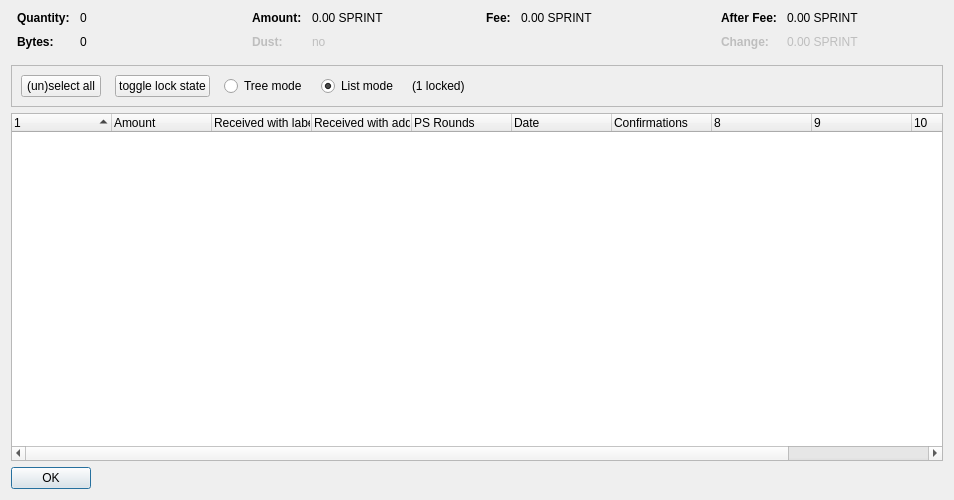
<?xml version="1.0" encoding="UTF-8"?>
<ui version="4.0">
 <class>CoinControlDialog</class>
 <widget class="QDialog" name="CoinControlDialog">
  <property name="geometry">
   <rect>
    <x>0</x>
    <y>0</y>
    <width>954</width>
    <height>500</height>
   </rect>
  </property>
  <property name="windowTitle">
   <string>Coin Selection</string>
  </property>
  <layout class="QVBoxLayout" name="verticalLayout">
   <item>
    <layout class="QHBoxLayout" name="horizontalLayoutTop" stretch="0,0,0,0">
     <property name="topMargin">
      <number>0</number>
     </property>
     <property name="bottomMargin">
      <number>10</number>
     </property>
     <item>
      <layout class="QFormLayout" name="formLayoutCoinControl1">
       <property name="horizontalSpacing">
        <number>10</number>
       </property>
       <property name="verticalSpacing">
        <number>10</number>
       </property>
       <property name="leftMargin">
        <number>6</number>
       </property>
       <property name="rightMargin">
        <number>6</number>
       </property>
       <item row="0" column="0">
        <widget class="QLabel" name="labelCoinControlQuantityText">
         <property name="font">
          <font>
           <weight>75</weight>
           <bold>true</bold>
          </font>
         </property>
         <property name="text">
          <string>Quantity:</string>
         </property>
        </widget>
       </item>
       <item row="0" column="1">
        <widget class="QLabel" name="labelCoinControlQuantity">
         <property name="cursor">
          <cursorShape>IBeamCursor</cursorShape>
         </property>
         <property name="contextMenuPolicy">
          <enum>Qt::ActionsContextMenu</enum>
         </property>
         <property name="text">
          <string notr="true">0</string>
         </property>
         <property name="textInteractionFlags">
          <set>Qt::LinksAccessibleByMouse|Qt::TextSelectableByKeyboard|Qt::TextSelectableByMouse</set>
         </property>
        </widget>
       </item>
       <item row="1" column="0">
        <widget class="QLabel" name="labelCoinControlBytesText">
         <property name="font">
          <font>
           <weight>75</weight>
           <bold>true</bold>
          </font>
         </property>
         <property name="text">
          <string>Bytes:</string>
         </property>
        </widget>
       </item>
       <item row="1" column="1">
        <widget class="QLabel" name="labelCoinControlBytes">
         <property name="cursor">
          <cursorShape>IBeamCursor</cursorShape>
         </property>
         <property name="contextMenuPolicy">
          <enum>Qt::ActionsContextMenu</enum>
         </property>
         <property name="text">
          <string notr="true">0</string>
         </property>
         <property name="textInteractionFlags">
          <set>Qt::LinksAccessibleByMouse|Qt::TextSelectableByKeyboard|Qt::TextSelectableByMouse</set>
         </property>
        </widget>
       </item>
      </layout>
     </item>
     <item>
      <layout class="QFormLayout" name="formLayoutCoinControl2">
       <property name="horizontalSpacing">
        <number>10</number>
       </property>
       <property name="verticalSpacing">
        <number>10</number>
       </property>
       <property name="leftMargin">
        <number>6</number>
       </property>
       <property name="rightMargin">
        <number>6</number>
       </property>
       <item row="0" column="0">
        <widget class="QLabel" name="labelCoinControlAmountText">
         <property name="font">
          <font>
           <weight>75</weight>
           <bold>true</bold>
          </font>
         </property>
         <property name="text">
          <string>Amount:</string>
         </property>
        </widget>
       </item>
       <item row="0" column="1">
        <widget class="QLabel" name="labelCoinControlAmount">
         <property name="cursor">
          <cursorShape>IBeamCursor</cursorShape>
         </property>
         <property name="contextMenuPolicy">
          <enum>Qt::ActionsContextMenu</enum>
         </property>
         <property name="text">
          <string notr="true">0.00 SPRINT</string>
         </property>
         <property name="textInteractionFlags">
          <set>Qt::LinksAccessibleByMouse|Qt::TextSelectableByKeyboard|Qt::TextSelectableByMouse</set>
         </property>
        </widget>
       </item>
       <item row="1" column="0">
        <widget class="QLabel" name="labelCoinControlLowOutputText">
         <property name="enabled">
          <bool>false</bool>
         </property>
         <property name="font">
          <font>
           <weight>75</weight>
           <bold>true</bold>
          </font>
         </property>
         <property name="text">
          <string>Dust:</string>
         </property>
        </widget>
       </item>
       <item row="1" column="1">
        <widget class="QLabel" name="labelCoinControlLowOutput">
         <property name="enabled">
          <bool>false</bool>
         </property>
         <property name="cursor">
          <cursorShape>IBeamCursor</cursorShape>
         </property>
         <property name="contextMenuPolicy">
          <enum>Qt::ActionsContextMenu</enum>
         </property>
         <property name="text">
          <string notr="true">no</string>
         </property>
         <property name="textInteractionFlags">
          <set>Qt::LinksAccessibleByMouse|Qt::TextSelectableByKeyboard|Qt::TextSelectableByMouse</set>
         </property>
        </widget>
       </item>
      </layout>
     </item>
     <item>
      <layout class="QFormLayout" name="formLayoutCoinControl3">
       <property name="horizontalSpacing">
        <number>10</number>
       </property>
       <property name="verticalSpacing">
        <number>10</number>
       </property>
       <property name="leftMargin">
        <number>6</number>
       </property>
       <property name="rightMargin">
        <number>6</number>
       </property>
       <item row="0" column="0">
        <widget class="QLabel" name="labelCoinControlFeeText">
         <property name="font">
          <font>
           <weight>75</weight>
           <bold>true</bold>
          </font>
         </property>
         <property name="text">
          <string>Fee:</string>
         </property>
        </widget>
       </item>
       <item row="0" column="1">
        <widget class="QLabel" name="labelCoinControlFee">
         <property name="cursor">
          <cursorShape>IBeamCursor</cursorShape>
         </property>
         <property name="contextMenuPolicy">
          <enum>Qt::ActionsContextMenu</enum>
         </property>
         <property name="text">
          <string notr="true">0.00 SPRINT</string>
         </property>
         <property name="textInteractionFlags">
          <set>Qt::LinksAccessibleByMouse|Qt::TextSelectableByKeyboard|Qt::TextSelectableByMouse</set>
         </property>
        </widget>
       </item>
      </layout>
     </item>
     <item>
      <layout class="QFormLayout" name="formLayoutCoinControl4">
       <property name="horizontalSpacing">
        <number>10</number>
       </property>
       <property name="verticalSpacing">
        <number>10</number>
       </property>
       <property name="leftMargin">
        <number>6</number>
       </property>
       <property name="rightMargin">
        <number>6</number>
       </property>
       <item row="0" column="0">
        <widget class="QLabel" name="labelCoinControlAfterFeeText">
         <property name="font">
          <font>
           <weight>75</weight>
           <bold>true</bold>
          </font>
         </property>
         <property name="text">
          <string>After Fee:</string>
         </property>
        </widget>
       </item>
       <item row="0" column="1">
        <widget class="QLabel" name="labelCoinControlAfterFee">
         <property name="cursor">
          <cursorShape>IBeamCursor</cursorShape>
         </property>
         <property name="contextMenuPolicy">
          <enum>Qt::ActionsContextMenu</enum>
         </property>
         <property name="text">
          <string notr="true">0.00 SPRINT</string>
         </property>
         <property name="textInteractionFlags">
          <set>Qt::LinksAccessibleByMouse|Qt::TextSelectableByKeyboard|Qt::TextSelectableByMouse</set>
         </property>
        </widget>
       </item>
       <item row="1" column="0">
        <widget class="QLabel" name="labelCoinControlChangeText">
         <property name="enabled">
          <bool>false</bool>
         </property>
         <property name="font">
          <font>
           <weight>75</weight>
           <bold>true</bold>
          </font>
         </property>
         <property name="text">
          <string>Change:</string>
         </property>
        </widget>
       </item>
       <item row="1" column="1">
        <widget class="QLabel" name="labelCoinControlChange">
         <property name="enabled">
          <bool>false</bool>
         </property>
         <property name="cursor">
          <cursorShape>IBeamCursor</cursorShape>
         </property>
         <property name="contextMenuPolicy">
          <enum>Qt::ActionsContextMenu</enum>
         </property>
         <property name="text">
          <string notr="true">0.00 SPRINT</string>
         </property>
         <property name="textInteractionFlags">
          <set>Qt::LinksAccessibleByMouse|Qt::TextSelectableByKeyboard|Qt::TextSelectableByMouse</set>
         </property>
        </widget>
       </item>
      </layout>
     </item>
    </layout>
   </item>
   <item>
    <widget class="QFrame" name="frame">
     <property name="minimumSize">
      <size>
       <width>0</width>
       <height>40</height>
      </size>
     </property>
     <property name="frameShape">
      <enum>QFrame::StyledPanel</enum>
     </property>
     <property name="frameShadow">
      <enum>QFrame::Sunken</enum>
     </property>
     <layout class="QHBoxLayout" name="horizontalLayout">
      <item>
       <layout class="QHBoxLayout" name="horizontalLayoutPanel" stretch="0,0,0,0,0,0">
        <property name="spacing">
         <number>14</number>
        </property>
        <item>
         <widget class="QPushButton" name="pushButtonSelectAll">
          <property name="sizePolicy">
           <sizepolicy hsizetype="Maximum" vsizetype="Fixed">
            <horstretch>0</horstretch>
            <verstretch>0</verstretch>
           </sizepolicy>
          </property>
          <property name="text">
           <string>(un)select all</string>
          </property>
          <property name="autoDefault">
           <bool>false</bool>
          </property>
         </widget>
        </item>
        <item>
         <widget class="QPushButton" name="pushButtonToggleLock">
          <property name="sizePolicy">
           <sizepolicy hsizetype="Maximum" vsizetype="Fixed">
            <horstretch>0</horstretch>
            <verstretch>0</verstretch>
           </sizepolicy>
          </property>
          <property name="text">
           <string>toggle lock state</string>
          </property>
          <property name="autoDefault">
           <bool>false</bool>
          </property>
         </widget>
        </item>
        <item>
         <widget class="QRadioButton" name="radioTreeMode">
          <property name="sizePolicy">
           <sizepolicy hsizetype="Maximum" vsizetype="Fixed">
            <horstretch>0</horstretch>
            <verstretch>0</verstretch>
           </sizepolicy>
          </property>
          <property name="text">
           <string>Tree mode</string>
          </property>
         </widget>
        </item>
        <item>
         <widget class="QRadioButton" name="radioListMode">
          <property name="sizePolicy">
           <sizepolicy hsizetype="Maximum" vsizetype="Fixed">
            <horstretch>0</horstretch>
            <verstretch>0</verstretch>
           </sizepolicy>
          </property>
          <property name="text">
           <string>List mode</string>
          </property>
          <property name="checked">
           <bool>true</bool>
          </property>
         </widget>
        </item>
        <item>
         <widget class="QLabel" name="labelLocked">
          <property name="text">
           <string>(1 locked)</string>
          </property>
         </widget>
        </item>
        <item>
         <spacer name="horizontalSpacer">
          <property name="orientation">
           <enum>Qt::Horizontal</enum>
          </property>
          <property name="sizeHint" stdset="0">
           <size>
            <width>40</width>
            <height>20</height>
           </size>
          </property>
         </spacer>
        </item>
       </layout>
      </item>
     </layout>
    </widget>
   </item>
   <item>
    <widget class="CoinControlTreeWidget" name="treeWidget">
     <property name="contextMenuPolicy">
      <enum>Qt::CustomContextMenu</enum>
     </property>
     <property name="sortingEnabled">
      <bool>false</bool>
     </property>
     <property name="columnCount">
      <number>11</number>
     </property>
     <attribute name="headerShowSortIndicator" stdset="0">
      <bool>true</bool>
     </attribute>
     <attribute name="headerStretchLastSection">
      <bool>false</bool>
     </attribute>
     <column>
      <property name="text">
       <string/>
      </property>
     </column>
     <column>
      <property name="text">
       <string>Amount</string>
      </property>
     </column>
     <column>
      <property name="text">
       <string>Received with label</string>
      </property>
     </column>
     <column>
      <property name="text">
       <string>Received with address</string>
      </property>
     </column>
     <column>
      <property name="text">
       <string>PS Rounds</string>
      </property>
     </column>
     <column>
      <property name="text">
       <string>Date</string>
      </property>
     </column>
     <column>
      <property name="text">
       <string>Confirmations</string>
      </property>
      <property name="toolTip">
       <string>Confirmed</string>
      </property>
     </column>
     <column>
      <property name="text">
       <string/>
      </property>
     </column>
     <column>
      <property name="text">
       <string/>
      </property>
     </column>
     <column>
      <property name="text">
       <string/>
      </property>
     </column>
     <column>
      <property name="text">
       <string/>
      </property>
     </column>
    </widget>
   </item>
   <item>
    <widget class="QDialogButtonBox" name="buttonBox">
     <property name="sizePolicy">
      <sizepolicy hsizetype="Maximum" vsizetype="Fixed">
       <horstretch>0</horstretch>
       <verstretch>0</verstretch>
      </sizepolicy>
     </property>
     <property name="orientation">
      <enum>Qt::Horizontal</enum>
     </property>
     <property name="standardButtons">
      <set>QDialogButtonBox::Ok</set>
     </property>
    </widget>
   </item>
  </layout>
 </widget>
 <customwidgets>
  <customwidget>
   <class>CoinControlTreeWidget</class>
   <extends>QTreeWidget</extends>
   <header>coincontroltreewidget.h</header>
  </customwidget>
 </customwidgets>
 <resources/>
 <connections/>
</ui>
